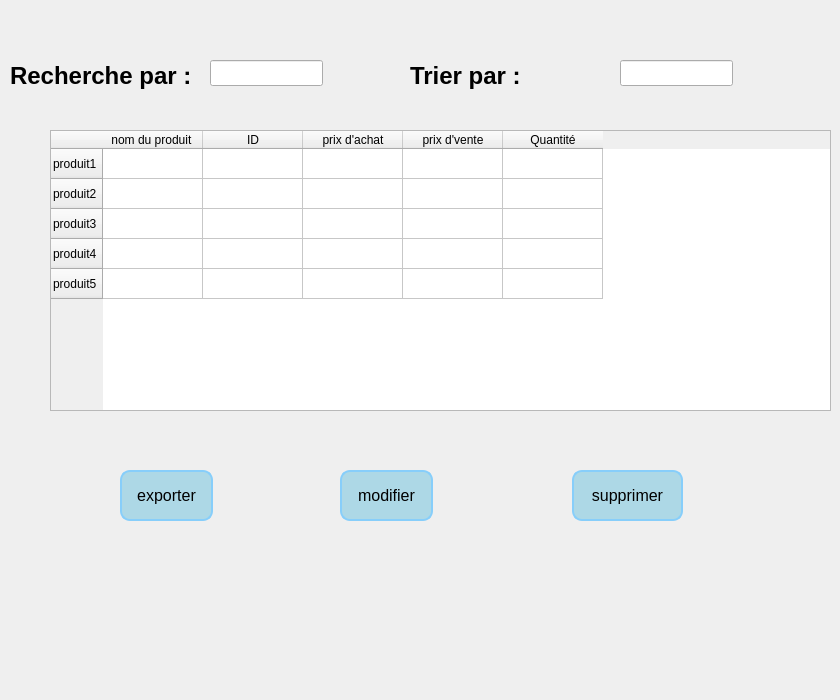
      <widget class="QWidget" name="tab_8">
       <attribute name="icon">
        <iconset resource="resource.qrc">
         <normaloff>:/images/liste-a-puces.png</normaloff>:/images/liste-a-puces.png</iconset>
       </attribute>
       <attribute name="title">
        <string>Consulter</string>
       </attribute>
       <widget class="QLabel" name="label_43">
        <property name="geometry">
         <rect>
          <x>10</x>
          <y>50</y>
          <width>221</width>
          <height>51</height>
         </rect>
        </property>
        <property name="styleSheet">
         <string notr="true">QLabel {
    font-family: 'Arial';    /* You can change this to any preferred font */
    font-size: 24px;         /* Adjust this value for the desired text size */
    color: #000000;          /* Dark color code */
    font-weight: bold;       /* Makes the text bold */
}
</string>
        </property>
        <property name="text">
         <string>Recherche par :</string>
        </property>
       </widget>
       <widget class="QLineEdit" name="lineEdit_31">
        <property name="geometry">
         <rect>
          <x>210</x>
          <y>60</y>
          <width>113</width>
          <height>26</height>
         </rect>
        </property>
       </widget>
       <widget class="QLabel" name="label_44">
        <property name="geometry">
         <rect>
          <x>410</x>
          <y>50</y>
          <width>221</width>
          <height>51</height>
         </rect>
        </property>
        <property name="styleSheet">
         <string notr="true">QLabel {
    font-family: 'Arial';    /* You can change this to any preferred font */
    font-size: 24px;         /* Adjust this value for the desired text size */
    color: #000000;          /* Dark color code */
    font-weight: bold;       /* Makes the text bold */
}
</string>
        </property>
        <property name="text">
         <string>Trier par :</string>
        </property>
       </widget>
       <widget class="QLineEdit" name="lineEdit_32">
        <property name="geometry">
         <rect>
          <x>620</x>
          <y>60</y>
          <width>113</width>
          <height>26</height>
         </rect>
        </property>
       </widget>
       <widget class="QTableWidget" name="tableWidget_4">
        <property name="geometry">
         <rect>
          <x>50</x>
          <y>130</y>
          <width>781</width>
          <height>281</height>
         </rect>
        </property>
        <row>
         <property name="text">
          <string>produit1</string>
         </property>
        </row>
        <row>
         <property name="text">
          <string>produit2</string>
         </property>
        </row>
        <row>
         <property name="text">
          <string>produit3</string>
         </property>
        </row>
        <row>
         <property name="text">
          <string>produit4</string>
         </property>
        </row>
        <row>
         <property name="text">
          <string>produit5</string>
         </property>
        </row>
        <column>
         <property name="text">
          <string>nom du produit </string>
         </property>
        </column>
        <column>
         <property name="text">
          <string>ID</string>
         </property>
        </column>
        <column>
         <property name="text">
          <string>prix d'achat</string>
         </property>
        </column>
        <column>
         <property name="text">
          <string>prix d'vente</string>
         </property>
        </column>
        <column>
         <property name="text">
          <string>Quantité</string>
         </property>
        </column>
       </widget>
       <widget class="QPushButton" name="pushButton_13">
        <property name="geometry">
         <rect>
          <x>120</x>
          <y>470</y>
          <width>93</width>
          <height>51</height>
         </rect>
        </property>
        <property name="styleSheet">
         <string notr="true">QPushButton {
    background-color: lightblue;  /* Button background color */
    color: black;                 /* Text color */
    font-size: 16px;              /* Text size */
    border: 2px solid #87CEFA;    /* Light blue border */
    border-radius: 10px;          /* Rounded corners */
    padding: 10px;                /* Padding for a better look */
}

QPushButton:hover {
    background-color: #87CEFA;    /* Slightly darker blue on hover */
}

QPushButton:pressed {
    background-color: #B0E0E6;    /* Lighter blue on press */
}
</string>
        </property>
        <property name="text">
         <string>exporter</string>
        </property>
       </widget>
       <widget class="QPushButton" name="pushButton_14">
        <property name="geometry">
         <rect>
          <x>340</x>
          <y>470</y>
          <width>93</width>
          <height>51</height>
         </rect>
        </property>
        <property name="styleSheet">
         <string notr="true">QPushButton {
    background-color: lightblue;  /* Button background color */
    color: black;                 /* Text color */
    font-size: 16px;              /* Text size */
    border: 2px solid #87CEFA;    /* Light blue border */
    border-radius: 10px;          /* Rounded corners */
    padding: 10px;                /* Padding for a better look */
}

QPushButton:hover {
    background-color: #87CEFA;    /* Slightly darker blue on hover */
}

QPushButton:pressed {
    background-color: #B0E0E6;    /* Lighter blue on press */
}
</string>
        </property>
        <property name="text">
         <string>modifier</string>
        </property>
       </widget>
       <widget class="QPushButton" name="pushButton_15">
        <property name="geometry">
         <rect>
          <x>572</x>
          <y>470</y>
          <width>111</width>
          <height>51</height>
         </rect>
        </property>
        <property name="styleSheet">
         <string notr="true">QPushButton {
    background-color: lightblue;  /* Button background color */
    color: black;                 /* Text color */
    font-size: 16px;              /* Text size */
    border: 2px solid #87CEFA;    /* Light blue border */
    border-radius: 10px;          /* Rounded corners */
    padding: 10px;                /* Padding for a better look */
}

QPushButton:hover {
    background-color: #87CEFA;    /* Slightly darker blue on hover */
}

QPushButton:pressed {
    background-color: #B0E0E6;    /* Lighter blue on press */
}
</string>
        </property>
        <property name="text">
         <string>supprimer</string>
        </property>
       </widget>
       <widget class="QLabel" name="label_65">
        <property name="geometry">
         <rect>
          <x>0</x>
          <y>520</y>
          <width>221</width>
          <height>171</height>
         </rect>
        </property>
        <property name="text">
         <string/>
        </property>
        <property name="pixmap">
         <pixmap resource="resource.qrc">:/images/Shinny__7_-removebg-preview.png</pixmap>
        </property>
        <property name="scaledContents">
         <bool>true</bool>
        </property>
       </widget>
       <widget class="QLabel" name="label_51">
        <property name="geometry">
         <rect>
          <x>330</x>
          <y>60</y>
          <width>41</width>
          <height>21</height>
         </rect>
        </property>
        <property name="text">
         <string/>
        </property>
        <property name="pixmap">
         <pixmap resource="resource.qrc">:/images/chercher.png</pixmap>
        </property>
        <property name="scaledContents">
         <bool>true</bool>
        </property>
       </widget>
      </widget>
